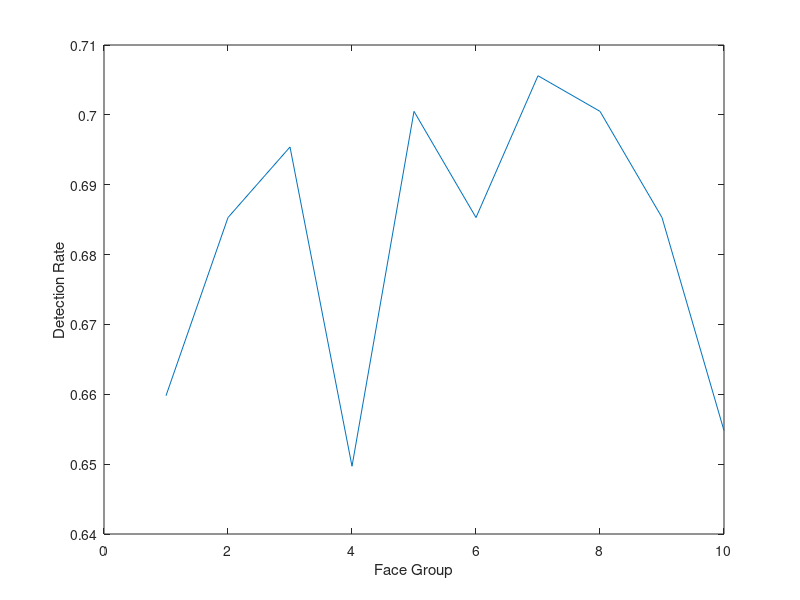
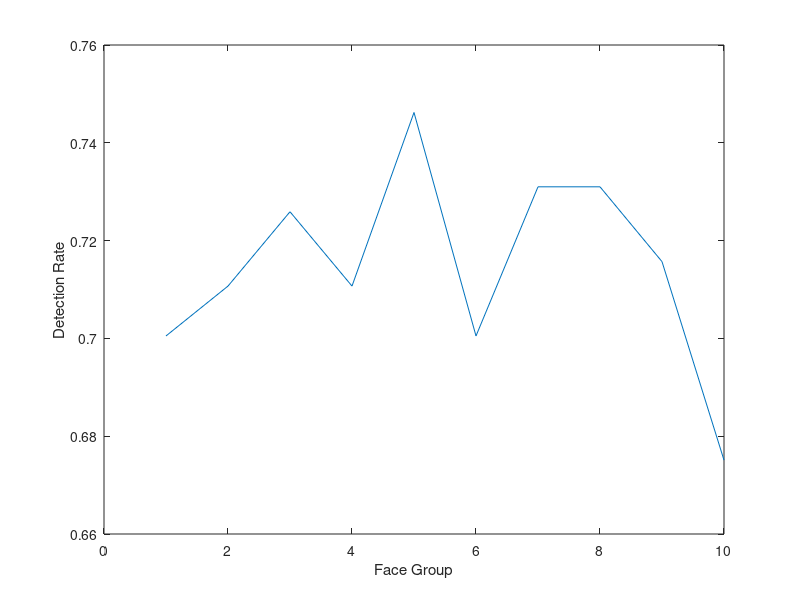
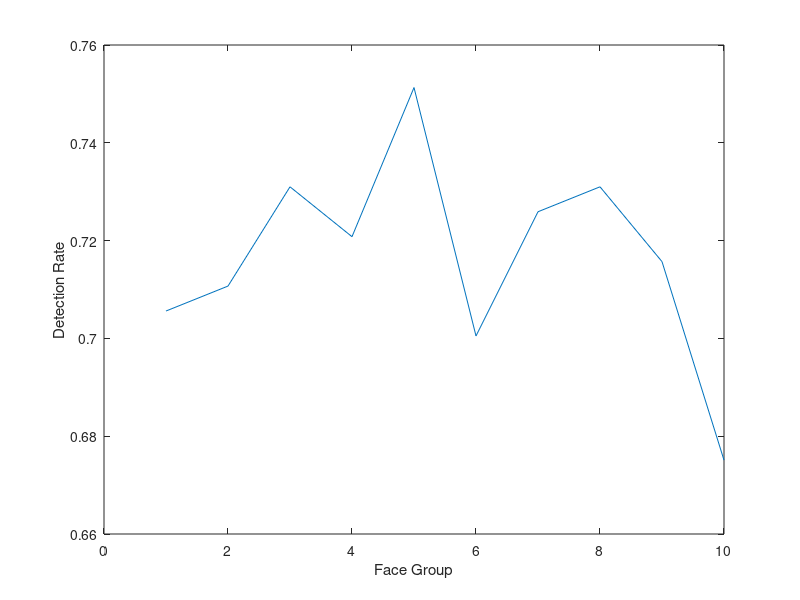
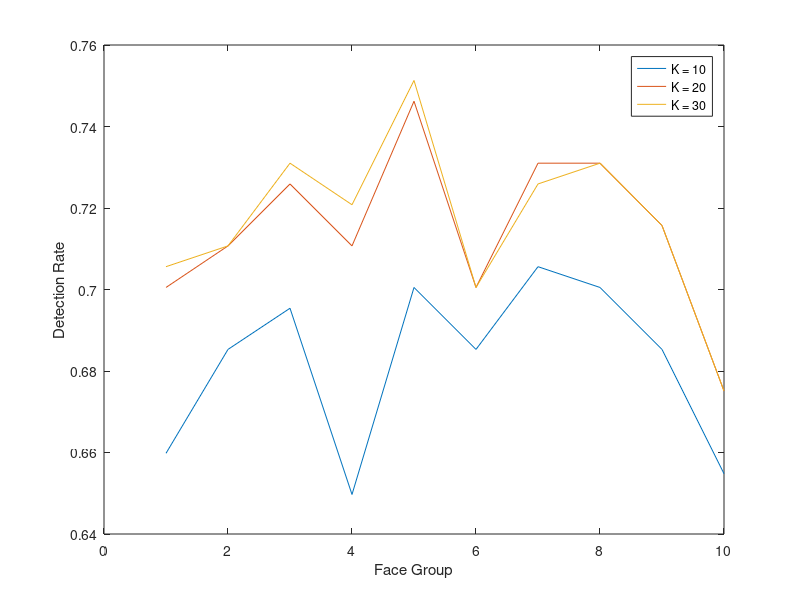

Reproduce these figures in MATLAB, in order.
% This part just graphs the data I saved for K = 10, 20, 30 and loads the
% graphs.

DETECTION10 = {0.6598,0.6853,0.6954,0.6497,0.7005,0.6853,0.7056,0.7005,0.6853,0.6548};
DETECTION20 = {0.7005,0.7107,0.7259,0.7107,0.7462,0.7005,0.7310,0.7310,0.7157,0.6751};
DETECTION30 = {0.7056,0.7107,0.7310,0.7208,0.7513,0.7005,0.7259,0.7310,0.7157,0.6751};

DETECTION10V = cell2mat(DETECTION10);
DETECTION20V = cell2mat(DETECTION20);
DETECTION30V = cell2mat(DETECTION30);

figure('Name', 'K=10');
plot(DETECTION10V);
xlabel('Face Group');
ylabel('Detection Rate');
figure('Name', 'K=20');
plot(DETECTION20V);
xlabel('Face Group');
ylabel('Detection Rate');
figure('Name', 'K=30');
plot(DETECTION30V);
xlabel('Face Group');
ylabel('Detection Rate');
figure('Name', 'K = 10,20,30');
XVAL = 1:10;
plot(XVAL, DETECTION10V, XVAL, DETECTION20V, XVAL, DETECTION30V);
xlabel('Face Group');
ylabel('Detection Rate');
legend('K = 10', 'K = 20', 'K = 30');